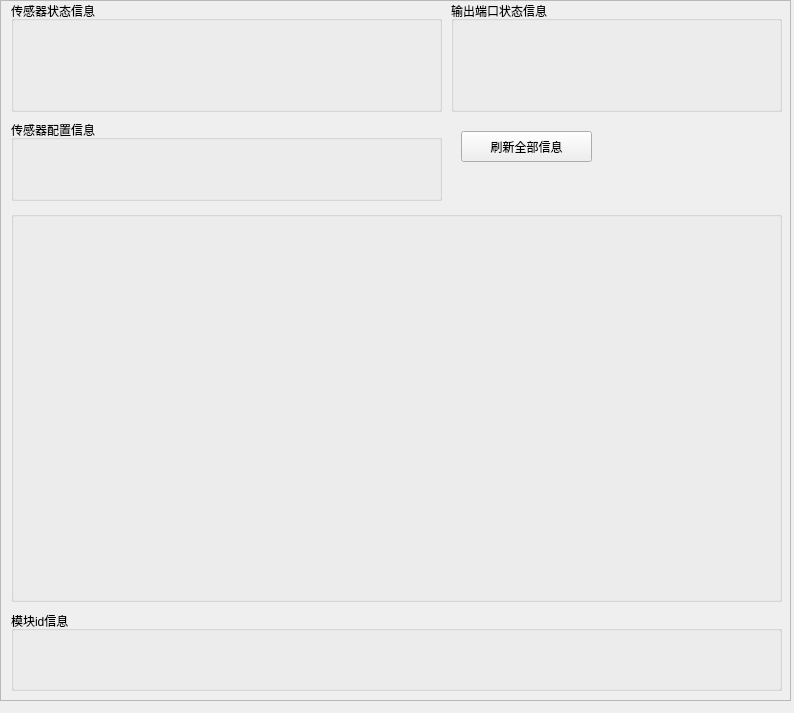
<?xml version="1.0" encoding="UTF-8"?>
<ui version="4.0">
    <class>tab_4_frame</class>
    <widget class="QWidget" name="tab_4_frame">
        <property name="geometry">
            <rect>
                <x>0</x>
                <y>0</y>
                <width>794</width>
                <height>713</height>
            </rect>
        </property>
        <property name="windowTitle">
            <string>Form</string>
        </property>
        <widget class="QWidget" name="verticalLayoutWidget_4">
            <property name="geometry">
                <rect>
                    <x>0</x>
                    <y>0</y>
                    <width>791</width>
                    <height>701</height>
                </rect>
            </property>
            <layout class="QVBoxLayout" name="tab_4_layout">
                <item>
                    <widget class="QScrollArea" name="tab_4_layout_scroll">
                        <property name="widgetResizable">
                            <bool>true</bool>
                        </property>
                        <widget class="QWidget" name="tab_4_layout_scroll_content">
                            <property name="geometry">
                                <rect>
                                    <x>0</x>
                                    <y>0</y>
                                    <width>787</width>
                                    <height>697</height>
                                </rect>
                            </property>
                            <widget class="QPushButton" name="refresh">
                                <property name="geometry">
                                    <rect>
                                        <x>460</x>
                                        <y>130</y>
                                        <width>131</width>
                                        <height>31</height>
                                    </rect>
                                </property>
                                <property name="text">
                                    <string>刷新全部信息</string>
                                </property>
                            </widget>
                            <widget class="QWidget" name="verticalLayoutWidget">
                                <property name="geometry">
                                    <rect>
                                        <x>450</x>
                                        <y>0</y>
                                        <width>331</width>
                                        <height>111</height>
                                    </rect>
                                </property>
                                <layout class="QVBoxLayout" name="function_01_layout">
                                    <item>
                                        <widget class="QGroupBox" name="function_01">
                                            <property name="title">
                                                <string>输出端口状态信息</string>
                                            </property>
                                        </widget>
                                    </item>
                                </layout>
                            </widget>
                            <widget class="QWidget" name="verticalLayoutWidget_2">
                                <property name="geometry">
                                    <rect>
                                        <x>10</x>
                                        <y>0</y>
                                        <width>431</width>
                                        <height>111</height>
                                    </rect>
                                </property>
                                <layout class="QVBoxLayout" name="function_02_layout">
                                    <item>
                                        <widget class="QGroupBox" name="function_02">
                                            <property name="title">
                                                <string>传感器状态信息</string>
                                            </property>
                                        </widget>
                                    </item>
                                </layout>
                            </widget>
                            <widget class="QWidget" name="verticalLayoutWidget_3">
                                <property name="geometry">
                                    <rect>
                                        <x>10</x>
                                        <y>119</y>
                                        <width>431</width>
                                        <height>81</height>
                                    </rect>
                                </property>
                                <layout class="QVBoxLayout" name="function_03_layout">
                                    <item>
                                        <widget class="QGroupBox" name="function_03">
                                            <property name="title">
                                                <string>传感器配置信息</string>
                                            </property>
                                        </widget>
                                    </item>
                                </layout>
                            </widget>
                            <widget class="QWidget" name="verticalLayoutWidget_5">
                                <property name="geometry">
                                    <rect>
                                        <x>10</x>
                                        <y>210</y>
                                        <width>771</width>
                                        <height>391</height>
                                    </rect>
                                </property>
                                <layout class="QVBoxLayout" name="function_04_layout">
                                    <item>
                                        <widget class="QGroupBox" name="function_04">
                                            <property name="title">
                                                <string/>
                                            </property>
                                        </widget>
                                    </item>
                                </layout>
                            </widget>
                            <widget class="QWidget" name="verticalLayoutWidget_6">
                                <property name="geometry">
                                    <rect>
                                        <x>10</x>
                                        <y>610</y>
                                        <width>771</width>
                                        <height>80</height>
                                    </rect>
                                </property>
                                <layout class="QVBoxLayout" name="function_11_layout">
                                    <item>
                                        <widget class="QGroupBox" name="function_11">
                                            <property name="title">
                                                <string>模块id信息</string>
                                            </property>
                                        </widget>
                                    </item>
                                </layout>
                            </widget>
                        </widget>
                    </widget>
                </item>
            </layout>
        </widget>
    </widget>
    <resources>
        <include location="../../../resource/mainPage.qrc"/>
    </resources>
    <connections/>
</ui>
